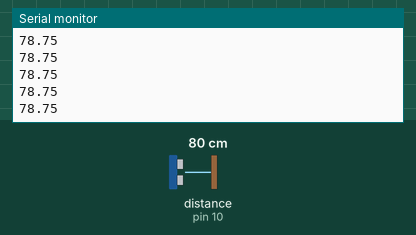
A sketch run on a simulated Arduino Uno, built with avr-gcc and run on an emulated ATmega328P. Parts: the last lines printed to the serial monitor. Wiring (inferred from the names in the program): ultrasonic range finder: trigger pin 11; echo pin 10. Inputs (shaded band) come from the test bench; at power-on: distance to the obstacle (sensor on pin 10) 80 cm. The echo pulse lasts 58.3 µs per cm.

Above: at 1.2 s.
1.3 s: distance to the obstacle (sensor on pin 10) set to 2 cm
At 1.53 s:
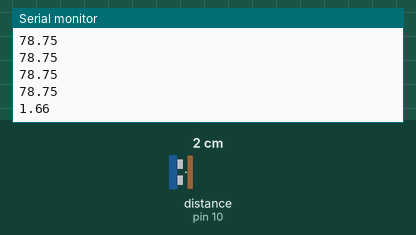
2.8 s: distance to the obstacle (sensor on pin 10) set to 4 cm
At 2.89 s:
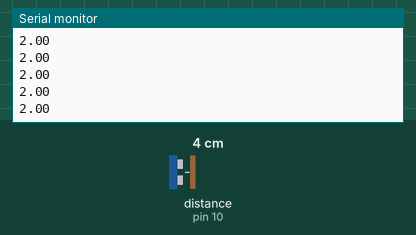
Timing chart, 0 to 5.8 s (numbered marks = the images above; inputs shaded):
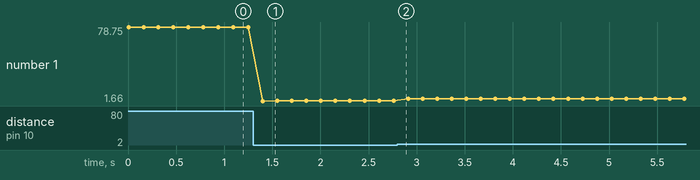

The sketch:

isr-taller_6-actividad_3.ino
```cpp
const int trigger = 11;
const int echo = 10;
float tiempo, distancia;

void setup() {
  pinMode(trigger, OUTPUT);
  pinMode(echo, INPUT);
  Serial.begin(9600);
}

void loop() {
  digitalWrite(trigger, LOW);
  delayMicroseconds(3);
  digitalWrite(trigger, HIGH);
  delayMicroseconds(8);
  digitalWrite(trigger, LOW);
  tiempo = pulseIn(echo, HIGH);
  distancia = tiempo / 59;
  Serial.println(distancia);
  delay(150);
}
```

Measured:
- after the input at 1.3 s, the serial monitor: prints a new line after 0.10 s (image 1)
- plotted number 1: 78.75 → 2 after the input at 1.3 s, 2 → 3.98 after the input at 2.8 s
